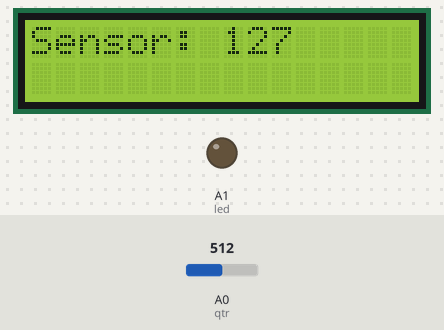
Recording of a sketch running on a simulated Arduino Uno, built with avr-gcc and run on an emulated ATmega328P. On the bench: 16×2 character LCD, output pins drawn as LEDs (lit = HIGH). Inputs (shaded band) come from the test bench; at power-on: A0 (qtr) = 512.

Above: at 1.2 s.
1.3 s: A0 (qtr) set to 525
At 1.6 s:
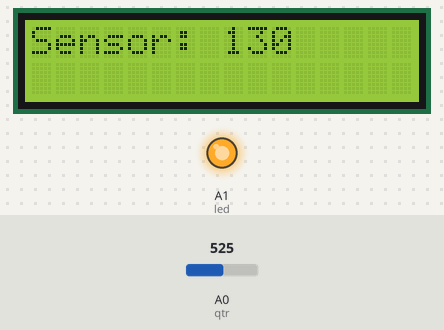
2.8 s: A0 (qtr) set to 716
At 4.0 s:
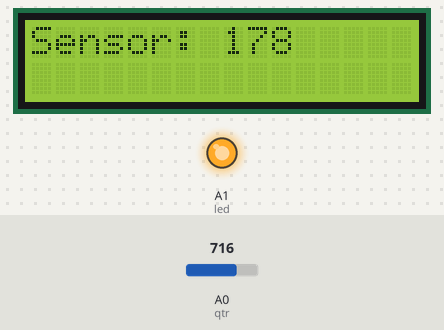
4.3 s: A0 (qtr) set to 511
At 5.1 s:
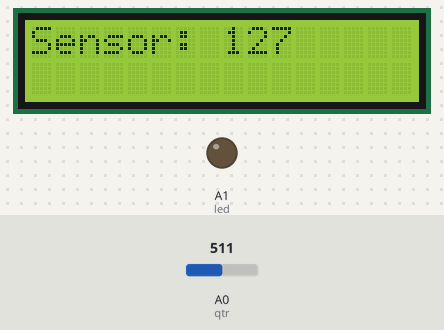
Timing chart, 0 to 7.3 s (numbered marks = the images above; inputs shaded):
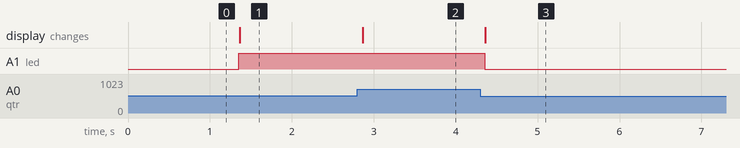

The sketch:

Light.ino
```cpp
#include <LiquidCrystal_I2C.h>

LiquidCrystal_I2C lcd(0x27,16,2);

int qtr = A0;
int led =A1;
void setup() {
  // put your setup code here, to run once:
lcd.init();
lcd.backlight();
lcd.setCursor(0,0);
pinMode(qtr,INPUT);
pinMode(led,OUTPUT);
}

void loop() {
  lcd.clear();
  // put your main code here, to run repeatedly:
int  value = map(analogRead(qtr), 0, 1023, 0, 255);
  analogWrite(led, value);
  lcd.print("Sensor: ");
  lcd.setCursor(8,0);
  lcd.print(value);
  delay(200);
}
```

Measured:
- the behaviour switches between 513 and 514 on A0 (qtr) (found by bisection; images 0 and 1)
- after the input at 1.3 s, A1 (led): LOW → HIGH after 0.05 s; the display: changes after 0.06 s (image 1)
- after the input at 2.8 s, the display: changes after 0.06 s (image 2)
- after the input at 4.3 s, A1 (led): HIGH → LOW after 0.05 s; the display: changes after 0.06 s (image 3)
